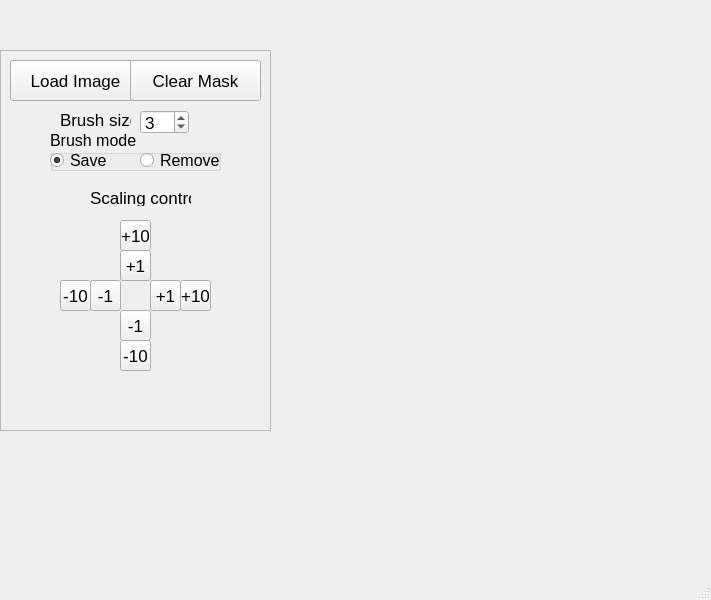
<?xml version="1.0" encoding="UTF-8"?>
<ui version="4.0">
 <class>MainWindow</class>
 <widget class="QMainWindow" name="MainWindow">
  <property name="geometry">
   <rect>
    <x>0</x>
    <y>0</y>
    <width>711</width>
    <height>600</height>
   </rect>
  </property>
  <property name="minimumSize">
   <size>
    <width>271</width>
    <height>381</height>
   </size>
  </property>
  <property name="windowTitle">
   <string>Seam carving test</string>
  </property>
  <widget class="QWidget" name="centralwidget">
   <widget class="QFrame" name="controlFrame">
    <property name="geometry">
     <rect>
      <x>0</x>
      <y>50</y>
      <width>271</width>
      <height>381</height>
     </rect>
    </property>
    <property name="sizePolicy">
     <sizepolicy hsizetype="Preferred" vsizetype="Preferred">
      <horstretch>0</horstretch>
      <verstretch>0</verstretch>
     </sizepolicy>
    </property>
    <property name="minimumSize">
     <size>
      <width>0</width>
      <height>381</height>
     </size>
    </property>
    <property name="font">
     <font>
      <pointsize>13</pointsize>
     </font>
    </property>
    <property name="frameShape">
     <enum>QFrame::StyledPanel</enum>
    </property>
    <property name="frameShadow">
     <enum>QFrame::Raised</enum>
    </property>
    <widget class="QPushButton" name="loadButton">
     <property name="geometry">
      <rect>
       <x>10</x>
       <y>10</y>
       <width>131</width>
       <height>41</height>
      </rect>
     </property>
     <property name="text">
      <string>Load Image</string>
     </property>
     <property name="flat">
      <bool>false</bool>
     </property>
    </widget>
    <widget class="QSpinBox" name="brushSizeSB">
     <property name="geometry">
      <rect>
       <x>140</x>
       <y>60</y>
       <width>49</width>
       <height>24</height>
      </rect>
     </property>
     <property name="minimum">
      <number>1</number>
     </property>
     <property name="value">
      <number>3</number>
     </property>
    </widget>
    <widget class="QToolButton" name="horUpBtn">
     <property name="geometry">
      <rect>
       <x>150</x>
       <y>230</y>
       <width>31</width>
       <height>31</height>
      </rect>
     </property>
     <property name="text">
      <string>+1</string>
     </property>
    </widget>
    <widget class="QToolButton" name="horUpLargeBtn">
     <property name="geometry">
      <rect>
       <x>180</x>
       <y>230</y>
       <width>31</width>
       <height>31</height>
      </rect>
     </property>
     <property name="text">
      <string>+10</string>
     </property>
    </widget>
    <widget class="QToolButton" name="vertDownBtn">
     <property name="geometry">
      <rect>
       <x>120</x>
       <y>260</y>
       <width>31</width>
       <height>31</height>
      </rect>
     </property>
     <property name="text">
      <string>-1</string>
     </property>
    </widget>
    <widget class="QToolButton" name="vertDownLargeBtn">
     <property name="geometry">
      <rect>
       <x>120</x>
       <y>290</y>
       <width>31</width>
       <height>31</height>
      </rect>
     </property>
     <property name="text">
      <string>-10</string>
     </property>
    </widget>
    <widget class="QToolButton" name="vertUpBtn">
     <property name="geometry">
      <rect>
       <x>120</x>
       <y>200</y>
       <width>31</width>
       <height>31</height>
      </rect>
     </property>
     <property name="text">
      <string>+1</string>
     </property>
    </widget>
    <widget class="QToolButton" name="vertUpLargeBtn">
     <property name="geometry">
      <rect>
       <x>120</x>
       <y>170</y>
       <width>31</width>
       <height>31</height>
      </rect>
     </property>
     <property name="text">
      <string>+10</string>
     </property>
    </widget>
    <widget class="QToolButton" name="horDownBtn">
     <property name="geometry">
      <rect>
       <x>90</x>
       <y>230</y>
       <width>31</width>
       <height>31</height>
      </rect>
     </property>
     <property name="text">
      <string>-1</string>
     </property>
    </widget>
    <widget class="QToolButton" name="horDownLargeBtn">
     <property name="geometry">
      <rect>
       <x>60</x>
       <y>230</y>
       <width>31</width>
       <height>31</height>
      </rect>
     </property>
     <property name="text">
      <string>-10</string>
     </property>
    </widget>
    <widget class="QPushButton" name="maskClearButton">
     <property name="geometry">
      <rect>
       <x>130</x>
       <y>10</y>
       <width>131</width>
       <height>41</height>
      </rect>
     </property>
     <property name="text">
      <string>Clear Mask</string>
     </property>
    </widget>
    <widget class="QLabel" name="label_2">
     <property name="geometry">
      <rect>
       <x>60</x>
       <y>60</y>
       <width>71</width>
       <height>20</height>
      </rect>
     </property>
     <property name="text">
      <string>Brush size:</string>
     </property>
    </widget>
    <widget class="QLabel" name="label_3">
     <property name="geometry">
      <rect>
       <x>90</x>
       <y>140</y>
       <width>101</width>
       <height>16</height>
      </rect>
     </property>
     <property name="text">
      <string>Scaling control</string>
     </property>
    </widget>
    <widget class="QGroupBox" name="brushModeBox">
     <property name="geometry">
      <rect>
       <x>50</x>
       <y>80</y>
       <width>171</width>
       <height>41</height>
      </rect>
     </property>
     <property name="font">
      <font>
       <pointsize>12</pointsize>
      </font>
     </property>
     <property name="title">
      <string>Brush mode</string>
     </property>
     <widget class="QRadioButton" name="brushSaveRB">
      <property name="geometry">
       <rect>
        <x>0</x>
        <y>20</y>
        <width>71</width>
        <height>20</height>
       </rect>
      </property>
      <property name="text">
       <string>Save</string>
      </property>
      <property name="checked">
       <bool>true</bool>
      </property>
     </widget>
     <widget class="QRadioButton" name="brushDeleteBtn">
      <property name="geometry">
       <rect>
        <x>90</x>
        <y>20</y>
        <width>81</width>
        <height>20</height>
       </rect>
      </property>
      <property name="text">
       <string>Remove</string>
      </property>
     </widget>
    </widget>
   </widget>
  </widget>
  <widget class="QMenuBar" name="menubar">
   <property name="geometry">
    <rect>
     <x>0</x>
     <y>0</y>
     <width>711</width>
     <height>22</height>
    </rect>
   </property>
  </widget>
  <widget class="QStatusBar" name="statusbar"/>
 </widget>
 <resources/>
 <connections/>
</ui>
